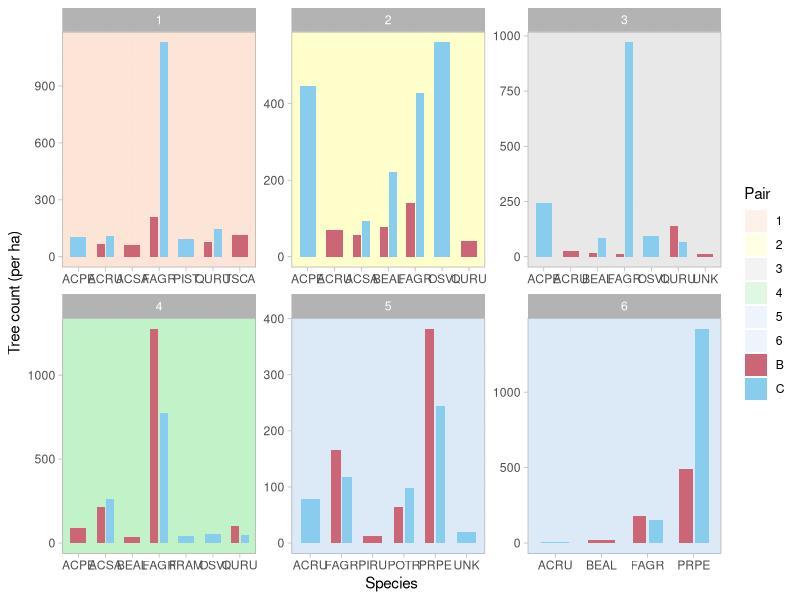
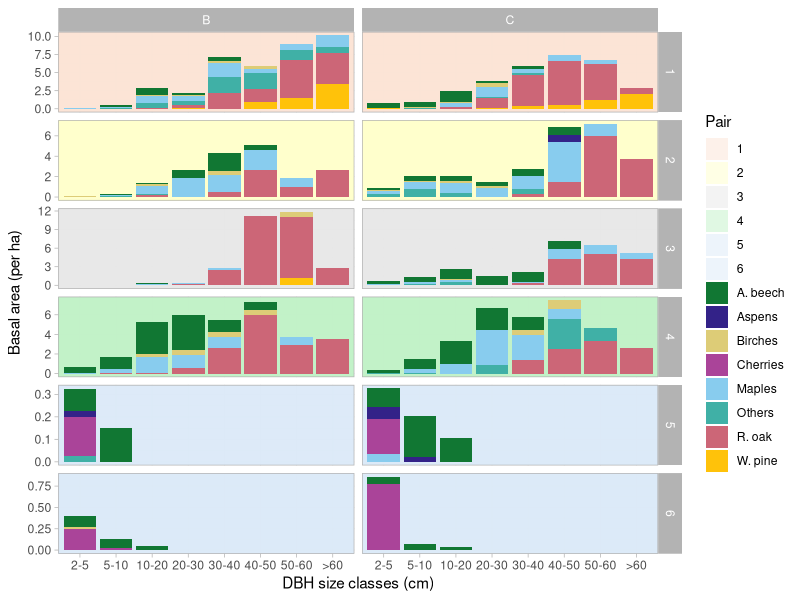
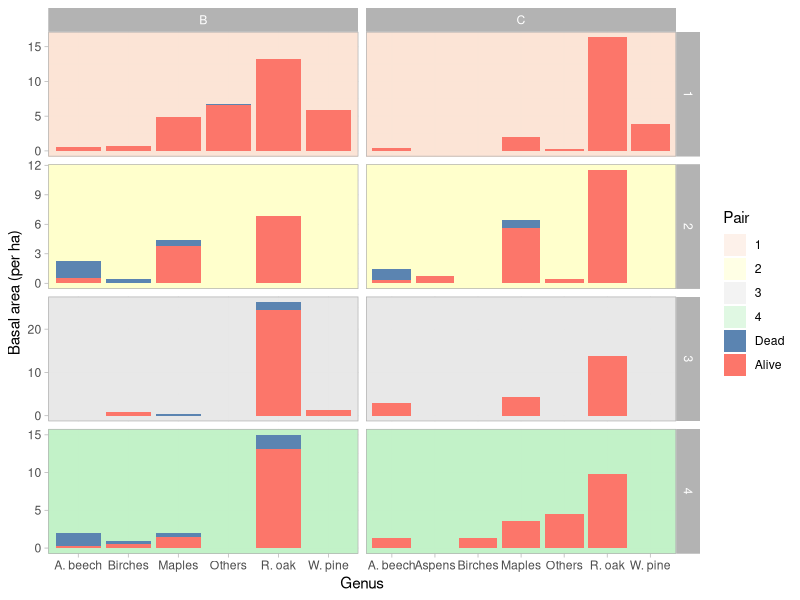

Recreate these plots in R, in order. (Note: this script raises an error after producing the figures.)
library(tidyverse)
library(dplyr)
library(ggplot2)
library(RColorBrewer)
library(viridis)

trees <- read_csv("overstory.csv")

#Add Treatment & Pair columns
trees2 <- trees %>% mutate(Treatment=case_when(
  Unit %in% c("3/16","5/15","28/2","12/2") ~ "Shelterwood",
  Unit %in% c("20/2","3/1") ~ "Seedtree",
  Unit %in% c("44B","45C","46B","46C") ~ "Clearcut"))

trees2 <- trees2 %>% replace_na(list(
  Unit="Unnamed",Treatment="Unmanaged"))

trees2 <- trees2 %>% mutate(Pair=case_when(
  Unit %in% c("3/16","5/15")~"1",
  Unit %in% c("20/2","20/3","20/4","3/1")~"2",
  Unit %in% c("28/2","12/2","12/3","12/4","12/5","12/6",
              "12/7","12/8","12/9","12/10","12/11")~"3",
  Unit=="Unnamed"~"4",
  Unit %in% c("44B","45C")~"5",
  Unit %in% c("46B","46C")~"6"))

trees2 <- trees2 %>% mutate(Location=as.factor(Location)) %>% 
  mutate(Location=fct_recode(Location,
                             "BEF"="Bartlett Experimental Forest",
                             "CF"="Crawford Notch State Park",
                             "HOG"="Hogsback (Blueberry Mountain)",
                             "SB"="Stevens Brook (Plummers Ledge)"))

trees2 <- trees2 %>% 
  mutate(Location=as.factor(Location),
         Unit=as.factor(Unit),
         Disturbance=as.factor(Disturbance),
         Treatment=as.factor(Treatment),
         Pair=as.factor(Pair),
         Spcode=as.factor(Spcode),
         Condition=as.factor(Condition))

trees2 <- trees2 %>% mutate(Condition=fct_recode(Condition,
                                                 "Alive"="1","Dead"="0"))

#spcode count
tally <- trees2 %>% group_by(Pair,Disturbance,Spcode) %>% 
  summarize(tally=length(Spcode))

tally <- tally %>% group_by(Pair, Disturbance) %>% 
  slice_max(tally,n=5)

#scale up to per ha
b1 <- 66
c1 <- 46
b2 <- 31
c2 <- 30
b3 <- 30
c3 <- 45
b4 <- 43
c4 <- 19
b5 <- 10 
c5 <- 13
b6 <- 28
c6 <- 32

plotarea <- 0.00785398163397448

tally <- tally %>% mutate(Density=if_else(
  Pair=="1" & Disturbance=="B",
  tally/b1/plotarea,if_else(Pair=="1" & Disturbance=="C",
  tally/c1/plotarea,if_else(Pair=="2" & Disturbance=="B",
  tally/b2/plotarea,if_else(Pair=="2" & Disturbance=="C",
  tally/c2/plotarea,if_else(Pair=="3" & Disturbance=="B",
  tally/b3/plotarea,if_else(Pair=="3" & Disturbance=="C",
  tally/c3/plotarea,if_else(Pair=="4" & Disturbance=="B",
  tally/b4/plotarea,if_else(Pair=="4" & Disturbance=="C",
  tally/c4/plotarea,if_else(Pair=="5" & Disturbance=="B",
  tally/b5/plotarea,if_else(Pair=="5" & Disturbance=="C",
  tally/c5/plotarea,if_else(Pair=="6" & Disturbance=="B",
  tally/b6/plotarea,tally/c6/plotarea)))))))))))) 

tally$Density <- round(tally$Density,0)

#visualize stem density
bc <- c("B"="#CC6677","C"="#88CCEE")
p6 <- c("1"="#FBE3D6","2"="#FFFFCC","3"="#E8E8E8",
        "4"="#C2F1C8","5"="#DCEAF7","6"="#DCEAF7")

tally %>% 
  ggplot(aes(x=Spcode,y=Density))+
  geom_rect(aes(fill=Pair),alpha=0.5,
            xmin=-Inf, xmax=Inf, ymin=-Inf, ymax=Inf)+
  geom_col(aes(fill=Disturbance),width=0.6,
           position=position_dodge(width=0.7))+
  scale_fill_manual(values=c(p6,bc))+
  facet_wrap(vars(Pair),scales='free')+
  theme_light()+
  xlab("Species")+
  ylab("Tree count (per ha)")

#dbh classes
trees2 <- trees2 %>% mutate(dbhClass=if_else(
  `DBH (cm)`<=5,"2-5",if_else(`DBH (cm)`>5 & `DBH (cm)`<=10,
                "5-10",if_else(`DBH (cm)`>10 & `DBH (cm)`<=20,
                "10-20",if_else(`DBH (cm)`>20 & `DBH (cm)`<=30,
                "20-30",if_else(`DBH (cm)`>30 & `DBH (cm)`<=40,
                "30-40",if_else(`DBH (cm)`>40 & `DBH (cm)`<=50,
                "40-50",if_else(`DBH (cm)`>50 & `DBH (cm)`<=60,
                "50-60",">60"))))))))

trees2 <- trees2 %>% mutate(dbhClass=fct_relevel(dbhClass,"2-5","5-10","10-20",
                                                "20-30","30-40","40-50","50-60",">60"))

#basal areas
trees2 <- trees2 %>% mutate(ba=0.00007854*(`DBH (cm)`^2))

sumba <- trees2 %>% select(Pair,Disturbance,Spcode,dbhClass,ba,Condition)
sumba <- sumba %>% group_by(Pair,Disturbance,Spcode,dbhClass,Condition) %>% 
  summarize(sumba=sum(ba))

#scale up to per ha
b1 <- 66
c1 <- 46
b2 <- 31
c2 <- 30
b3 <- 30
c3 <- 45
b4 <- 43
c4 <- 19
b5 <- 10 
c5 <- 13
b6 <- 28
c6 <- 32

plotarea <- 0.00785398163397448

sumba <- sumba %>% mutate(m2ha=if_else(
  Pair=="1" & Disturbance=="B",
  sumba/b1/plotarea,if_else(Pair=="1" & Disturbance=="C",
  sumba/c1/plotarea,if_else(Pair=="2" & Disturbance=="B",
  sumba/b2/plotarea,if_else(Pair=="2" & Disturbance=="C",
  sumba/c2/plotarea,if_else(Pair=="3" & Disturbance=="B",
  sumba/b3/plotarea,if_else(Pair=="3" & Disturbance=="C",
  sumba/c3/plotarea,if_else(Pair=="4" & Disturbance=="B",
  sumba/b4/plotarea,if_else(Pair=="4" & Disturbance=="C",
  sumba/c4/plotarea,if_else(Pair=="5" & Disturbance=="B",
  sumba/b5/plotarea,if_else(Pair=="5" & Disturbance=="C",
  sumba/c5/plotarea,if_else(Pair=="6" & Disturbance=="B",
  sumba/b6/plotarea,sumba/c6/plotarea)))))))))))) 

sumba <- sumba %>% filter(Spcode %in% c("ABBA","ACPE","ACRU","ACSA",
                                        "BEAL","BEPA","BEPO","FAGR",
                                        "FRAM","OSVI","PIRU","PIST",
                                        "POGR","POTR","PRPE","PRSE",
                                        "QURU","TIAM","TSCA"))

#n <- 8
#qual_col_pals = brewer.pal.info[brewer.pal.info$category == 'qual',]
#col_vector = unlist(mapply(brewer.pal, 
#                           qual_col_pals$maxcolors, 
#                           rownames(qual_col_pals)))
#pie(rep(1,n), col=sample(col_vector, n))

#viridis_pal(option = "A")(19)

sumba <- sumba %>% mutate(Genus=case_when(
  Spcode %in% c("ACPE","ACRU","ACSA") ~ "Maples",
  Spcode %in% c("BEAL","BEPA","BEPO") ~ "Birches",
  Spcode %in% "FAGR" ~ "A. beech",
  Spcode %in% "PIST" ~ "W. pine",
  Spcode %in% c("POGR","POTR") ~ "Aspens",
  Spcode %in% c("PRPE","PRSE") ~ "Cherries",
  Spcode %in% "QURU" ~ "R. oak",
  Spcode %in% c("ABBA","FRAM","OSVI","PIRU","TIAM","TSCA")~"Others"
))

#let's try to plot this lol
p6 <- c("1"="#FBE3D6","2"="#FFFFCC","3"="#E8E8E8","4"="#C2F1C8","5"="#DCEAF7","6"="#DCEAF7")
sp <- c("Maples"="#88CCEE","R. oak"="#CC6677","Birches"="#DDCC77",
        "A. beech"="#117733","W. pine"="#FFC20A", "Aspens"="#332288",
        "Cherries"="#AA4499","Others"="#40B0A6")
da <- c("Dead"="#5b84b1","Alive"="#fc766a")

sumba %>% 
  ggplot(aes(x=dbhClass,y=m2ha))+
  geom_rect(aes(fill=Pair),alpha=0.5,
            xmin=-Inf, xmax=Inf, ymin=-Inf, ymax=Inf)+
  geom_col(aes(fill=Genus))+
  scale_fill_manual(values=c(p6,sp))+
  facet_grid(rows=vars(Pair),cols=vars(Disturbance),scales='free')+
  theme_light()+
  xlab("DBH size classes (cm)")+
  ylab("Basal area (per ha)")

#we have not taken into account dead/alive trees. and now we are tackling it!
sumba2 <- sumba %>% filter(dbhClass %in% c("30-40","40-50","50-60",">60"))
sumba2 %>% 
  ggplot(aes(x=Genus,y=m2ha))+
  geom_rect(aes(fill=Pair),alpha=0.5,
            xmin=-Inf, xmax=Inf, ymin=-Inf, ymax=Inf)+
  geom_col(aes(fill=Condition))+
  scale_fill_manual(values=c(p6,da))+
  facet_grid(rows=vars(Pair),cols=vars(Disturbance),scales='free')+
  theme_light()+
  xlab("Genus")+
  ylab("Basal area (per ha)")

stats <- sumba2 %>% filter(Genus=="Q. rubra") %>% select(Disturbance,
                                                         Condition,m2ha)
get_summary_stats(stats)
